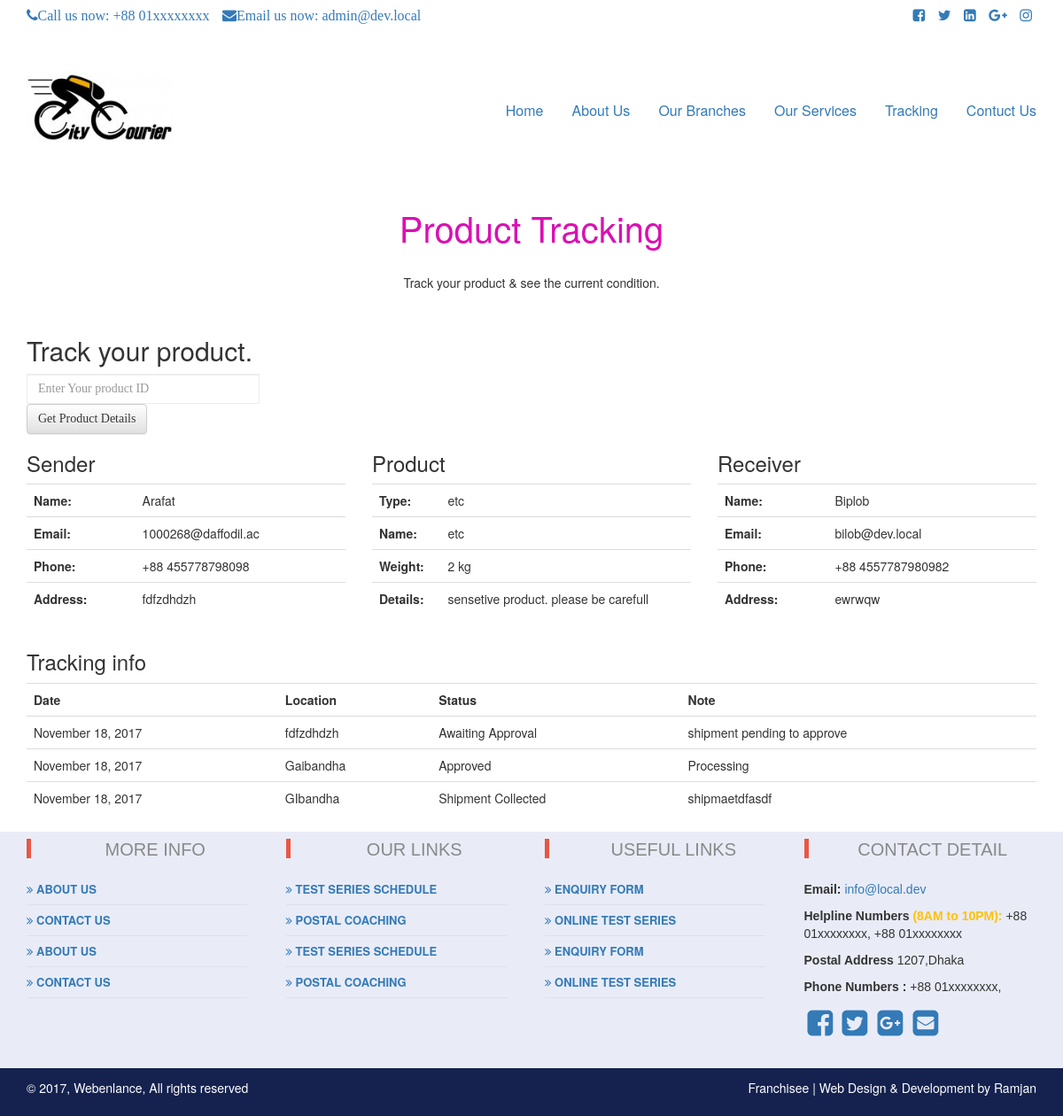
Page /ptracking.php?trackId=SRP10002 on the committed database.
### tables this page shows
CREATE TABLE `sender_reciver` (
  `se_re_id` int(11) NOT NULL,
  `branch_id` int(11) NOT NULL,
  `name` varchar(64) NOT NULL,
  `email` varchar(64) NOT NULL,
  `phone` varchar(64) NOT NULL,
  `address` varchar(64) NOT NULL
);

CREATE TABLE `product` (
  `product_id` int(11) NOT NULL,
  `product_type` varchar(64) NOT NULL,
  `product_name` varchar(255) NOT NULL,
  `product_weight` varchar(12) NOT NULL,
  `product_details` text NOT NULL,
  `se_id` int(11) NOT NULL,
  `re_id` int(11) NOT NULL
);

CREATE TABLE `shipment` (
  `shipment_id` int(11) NOT NULL,
  `curiour_id` varchar(11) NOT NULL,
  `s_date` timestamp NOT NULL DEFAULT CURRENT_TIMESTAMP ON UPDATE CURRENT_TIMESTAMP,
  `location` varchar(64) NOT NULL,
  `status` varchar(64) NOT NULL DEFAULT 'Awaiting Approval',
  `note` varchar(64) NOT NULL DEFAULT 'shipment pending to approve '
);

### ptracking.php (the view, shortened to what this page needs)
	<?php include ('template/header.php'); ?>
</head>
<body>
	<?php include('template/nav.php');
    $trackID = "";
    if (isset($_GET["trackId"])) {
        $trackID = $_GET["trackId"];
    }
    $statment = $connection->prepare("SELECT * FROM `courier_details` where courier_details_id = :id");
    $get = $statment->execute(array(
        "id" => $trackID
    ));
    $curierDetail = $statment->fetch();
    $statment = $connection->prepare("SELECT * FROM `product` where product_id = :id");
    $get = $statment->execute(array(
        "id" => $curierDetail["product_id"]
    ));
    $product = $statment->fetch();
    $statment = $connection->prepare("SELECT * FROM `sender_reciver` where se_re_id = :id");
    $get = $statment->execute(array(
        "id" => $product["se_id"]
    ));
    $sender = $statment->fetch();
    $statment = $connection->prepare("SELECT * FROM `sender_reciver` where se_re_id = :id");
    $get = $statment->execute(array(
        "id" => $product["re_id"]
    ));
    $receiver = $statment->fetch();
    $statment = $connection->prepare("SELECT * FROM `shipment` where curiour_id = :id");
    $get = $statment->execute(array(
        "id" => $curierDetail["courier_details_id"]
    ));
    $shipment = $statment->fetchAll();
    ?>
	<div class="container">
		<div class="row">
			<div class="col-lg-12 col-md-12 col-sm-12">
				<div class="tracking_title">
					<h4> Product Tracking </h4>
				</div>
                    <p class=" t_text">Track your product & see the current condition.</p>
			</div>
		</div>
	</div>
	<div class="container">
		<div class="row">
			<div class="col-lg-3 col-md-3 col-sm-3">
				<form method="get" class="tracking_form">
					<h2>Track your product.</h2>
					<input type="text" class="form-control" name="trackId" placeholder="Enter Your product ID">
					<button type="submit" class="btn btn-default">Get Product Details</button>
				</form>
			</div>
			<div class="col-lg-9 col-md-9 col-sm-9">
			</div>
		</div>
    <?php if (!empty($shipment)): ?>
        <div class="row">
            <div class="col-lg-4">
                <h3>Sender</h3>
                <table class="table">
                    <tr>
                        <td><b>Name: </b></td>
                        <td><?=$sender["name"];?></td>
                    </tr>
                    <tr>
                        <td><b>Email: </b></td>
                        <td><?=$sender["email"];?></td>
                    </tr>
                    <tr>
                        <td><b>Phone: </b></td>
                        <td><?=$sender["phone"];?></td>
                    </tr>
                    <tr>
                        <td><b>Address: </b></td>
                        <td><?=$sender["address"];?></td>
                    </tr>
                </table>
            </div>
            <div class="col-lg-4">
                <h3>Product</h3>
                <table class="table">
                    <tr>
                        <td><b>Type: </b></td>
                        <td><?=$product["product_type"];?></td>
                    </tr>
                    <tr>
                        <td><b>Name: </b></td>
                        <td><?=$product["product_name"];?></td>
                    </tr>
                    <tr>
                        <td><b>Weight: </b></td>
                        <td><?=$product["product_weight"];?> kg</td>
                    </tr>
                    <tr>
                        <td><b>Details: </b></td>
                        <td><?=$product["product_details"];?></td>
                    </tr>
                </table>
            </div>
            <div class="col-lg-4">
                <h3>Receiver</h3>
                <table class="table">
                    <tr>
                        <td><b>Name: </b></td>
                        <td><?=$receiver["name"];?></td>
                    </tr>
                    <tr>
                        <td><b>Email: </b></td>
                        <td><?=$receiver["email"];?></td>
                    </tr>
                    <tr>
                        <td><b>Phone: </b></td>
                        <td><?=$receiver["phone"];?></td>
                    </tr>
                    <tr>
                        <td><b>Address: </b></td>
                        <td><?=$receiver["address"];?></td>
                    </tr>
                </table>
            </div>
        </div>
        <div class="row">
            <div class="col-lg-12">
                <h3>Tracking info</h3>
                <table class="table">
                    <tr>
                        <th>Date</th>
                        <th>Location</th>
                        <th>Status</th>
                        <th>Note</th>
                    </tr>
                    <?php foreach ($shipment as $ship): ?>
                        <tr>
                            <td><?=date('F d, Y', strtotime($ship["s_date"]));?></td>
                            <td><?=$ship["location"];?></td>
                            <td><?=$ship["status"];?></td>
                            <td><?=$ship["note"];?></td>
                        </tr>
                    <?php endforeach ?>
                </table>
            </div>
        </div>
    <?php endif ?>
	</div>
	<?php include('template/footer.php') ?>
</body>
</html>

### css/style.css (style rules this page uses)
.tracking_title h4 { color: #DA10B2; text-align: center; margin-bottom: 30px; font-size: 40px; }
p.t_text { text-align: center; margin-bottom: 30px; }
.form-control { border-radius:0px; border:1px solid #EDEDED; }
input { padding: 10px; width: 100%; font-size: 17px; font-family: Raleway; border: 1px solid #aaaaaa; }
button { background-color: #4CAF50; color: #ffffff; border: none; padding: 10px 20px; font-size: 17px; font-family: Raleway; cursor: pointer; }

### rows in the picture
sender_reciver: name "Arafat", email "1000268@daffodil.ac", phone "+88 455778798098", address "fdfzdhdzh"
product: product_type "etc", product_name "etc", product_weight "2", product_details "sensetive product. please be carefull"
sender_reciver: name "Biplob", email "bilob@dev.local", phone "+88 4557787980982", address "ewrwqw"
shipment: s_date "November 18, 2017", location "fdfzdhdzh", status "Awaiting Approval", note "shipment pending to approve"
shipment: s_date "November 18, 2017", location "Gaibandha", status "Approved", note "Processing"
shipment: s_date "November 18, 2017", location "GIbandha", status "Shipment Collected", note "shipmaetdfasdf"
